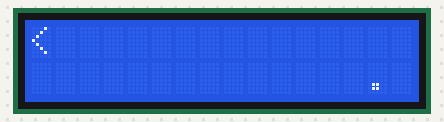
Simulated run of this sketch. Board: Arduino Uno, built with avr-gcc and run on an emulated ATmega328P. Parts: 16×2 character LCD.

Above: at 0.1 s.
At 3.1 s:
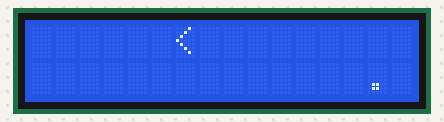
At 6.1 s:
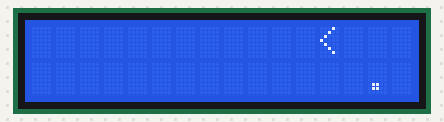
At 12.7 s:
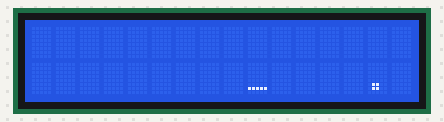
At 14.2 s:
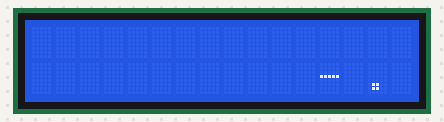
At 15.7 s:
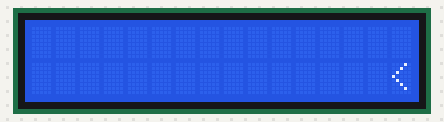

Measured:
- what the display in image 1 shows lasts 0.5 s, from 3.1 s to 3.6 s

The sketch:

lcd_pacman.ino
```cpp
#include<LiquidCrystal.h>
LiquidCrystal lcd(8,9,4,5,6,7);


void setup()

{

  lcd.begin(16,2);
  lcd.setCursor(14,1);
  lcd.print(".") ;
  lcd.setCursor(0,0);
  lcd.print("<");
  delay(500);
  lcd.clear();
  lcd.setCursor(14,1);
  lcd.print(".") ;
  lcd.setCursor(1,0);
  lcd.print("-");
  delay(500);
  lcd.clear();
  lcd.setCursor(14,1);
  lcd.print(".") ;
  lcd.setCursor(2,0);
  lcd.print("<");
  delay(500);
  lcd.clear();
  lcd.setCursor(14,1);
  lcd.print(".") ;
  lcd.setCursor(3,0);
  lcd.print("-");
  delay(500);
  lcd.clear();
  lcd.setCursor(14,1);
  lcd.print(".") ;
  lcd.setCursor(4,0);
  lcd.print("<");
  delay(500);
  lcd.clear();
  lcd.setCursor(14,1);
  lcd.print(".") ;
  lcd.setCursor(5,0);
  lcd.print("-");
  delay(500);
  lcd.clear();
  lcd.setCursor(14,1);
  lcd.print(".") ;
  lcd.setCursor(6,0);
  lcd.print("<");
  delay(500);
  lcd.clear();
  lcd.setCursor(14,1);
  lcd.print(".") ;
  lcd.setCursor(7,0);
  lcd.print("-");
  delay(500);
  lcd.clear();
  lcd.setCursor(14,1);
  lcd.print(".") ;
  lcd.setCursor(8,0);
  lcd.print("<");
  delay(500);
  lcd.clear();
  lcd.setCursor(14,1);
  lcd.print(".") ;
  lcd.setCursor(9,0);
  lcd.print("-");
  delay(500);
  lcd.clear();
  lcd.setCursor(14,1);
  lcd.print(".") ;
  lcd.setCursor(10,0);
  lcd.print("<");
  delay(500);
  lcd.clear();
  lcd.setCursor(14,1);
  lcd.print(".") ;
  lcd.setCursor(11,0);
  lcd.print("-");
  delay(500);
  lcd.clear();
  lcd.setCursor(14,1);
  lcd.print(".") ;
  lcd.setCursor(12,0);
  lcd.print("<");
  delay(500);
  lcd.clear();
  lcd.setCursor(14,1);
  lcd.print(".") ;
  lcd.setCursor(13,0);
  lcd.print("-");
  delay(500);
  lcd.clear();
  lcd.setCursor(14,1);
  lcd.print(".") ;
  lcd.setCursor(14,0);
  lcd.print("<");
  delay(500);
  lcd.clear();
  lcd.setCursor(14,1);
  lcd.print(".") ;
  lcd.setCursor(15,0);
  lcd.print("-");
  delay(500);
  lcd.clear();
  lcd.setCursor(14,1);
  lcd.print(".") ;
  lcd.setCursor(0,1);
  lcd.print("<");
  delay(500);
  lcd.clear();
  lcd.setCursor(14,1);
  lcd.print(".") ;
  lcd.setCursor(1,1);
  lcd.print("-");
  delay(500);
  lcd.clear();
  lcd.setCursor(14,1);
  lcd.print(".") ;
  lcd.setCursor(2,1);
  lcd.print("<");
  delay(500);
  lcd.clear();
  lcd.setCursor(14,1);
  lcd.print(".") ;
  lcd.setCursor(3,1);
  lcd.print("-");
  delay(500);
  lcd.clear();
  lcd.setCursor(14,1);
  lcd.print(".") ;
  lcd.setCursor(4,1);
  lcd.print("<");
  delay(500);
  lcd.clear();
  lcd.setCursor(14,1);
  lcd.print(".") ;
  lcd.setCursor(5,1);
  lcd.print("-");
  delay(500);
  lcd.clear();
  lcd.setCursor(14,1);
  lcd.print(".") ;
  lcd.setCursor(6,1);
  lcd.print("<");
  delay(500);
  lcd.clear();
  lcd.setCursor(14,1);
  lcd.print(".") ;
  lcd.setCursor(7,1);
  lcd.print("-");
  delay(500);
  lcd.clear();
  lcd.setCursor(14,1);
  lcd.print(".") ;
  lcd.setCursor(8,1);
  lcd.print("<");
  delay(500);
  lcd.clear();
  lcd.setCursor(14,1);
  lcd.print(".") ;
  lcd.setCursor(9,1);
  lcd.print("_");
  delay(500);
  lcd.clear();
  lcd.setCursor(14,1);
  lcd.print(".");
  lcd.setCursor(10,1);
  lcd.print("<");
  delay(500);
  lcd.clear();
  lcd.setCursor(14,1);
  lcd.print(".");
  lcd.setCursor(11,1);
  lcd.print("-");
  delay(500);
  lcd.clear();
  lcd.setCursor(14,1);
  lcd.print(".");
  lcd.setCursor(12,1);
  lcd.print("-");
  delay(500);
  lcd.clear();
  lcd.setCursor(14,1);
  lcd.print(".") ;
  lcd.setCursor(13,1);
  lcd.print("<");
  delay(500);
  lcd.clear();
  lcd.setCursor(14,1);
  lcd.print("-");
  delay(500);
  lcd.clear();
  lcd.setCursor(15,1);
  lcd.print("<");
  delay(500);

}

void loop()

{


}
```
